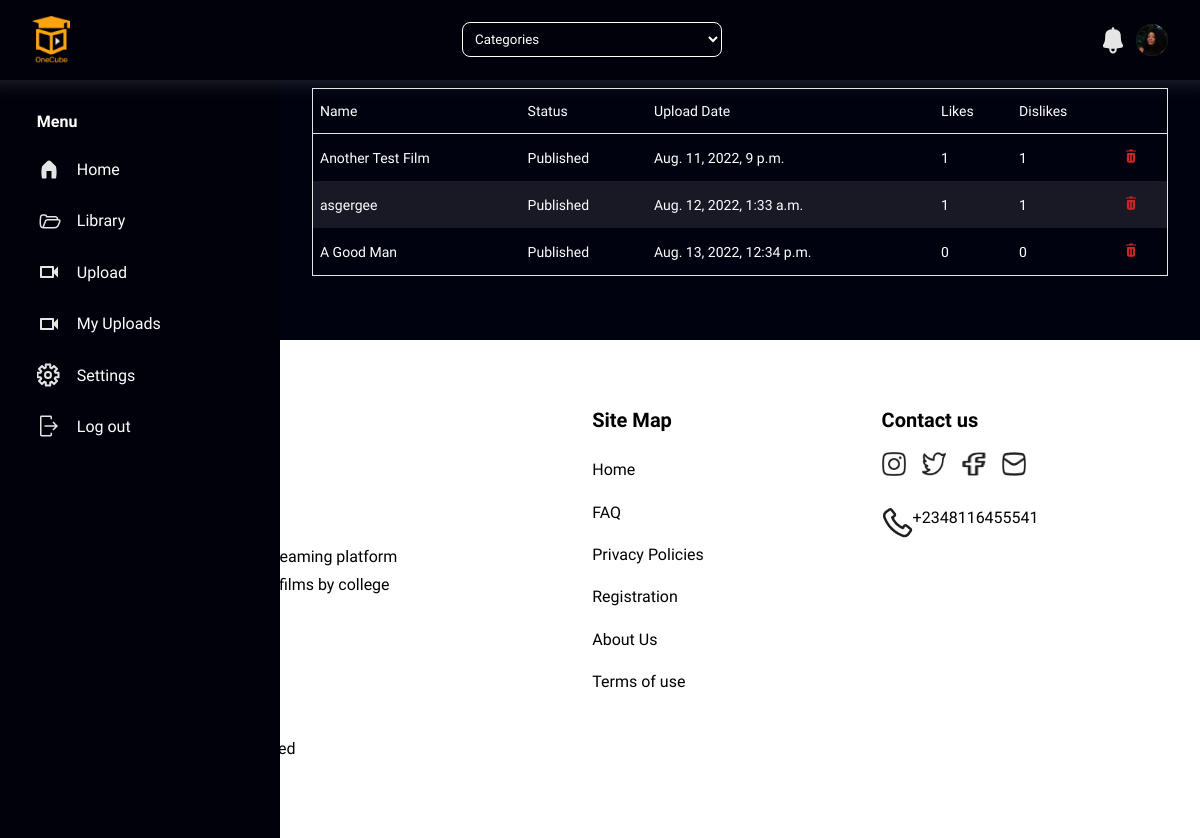
/my_videos/ (signed in), run on an earlier commit of the app's database.
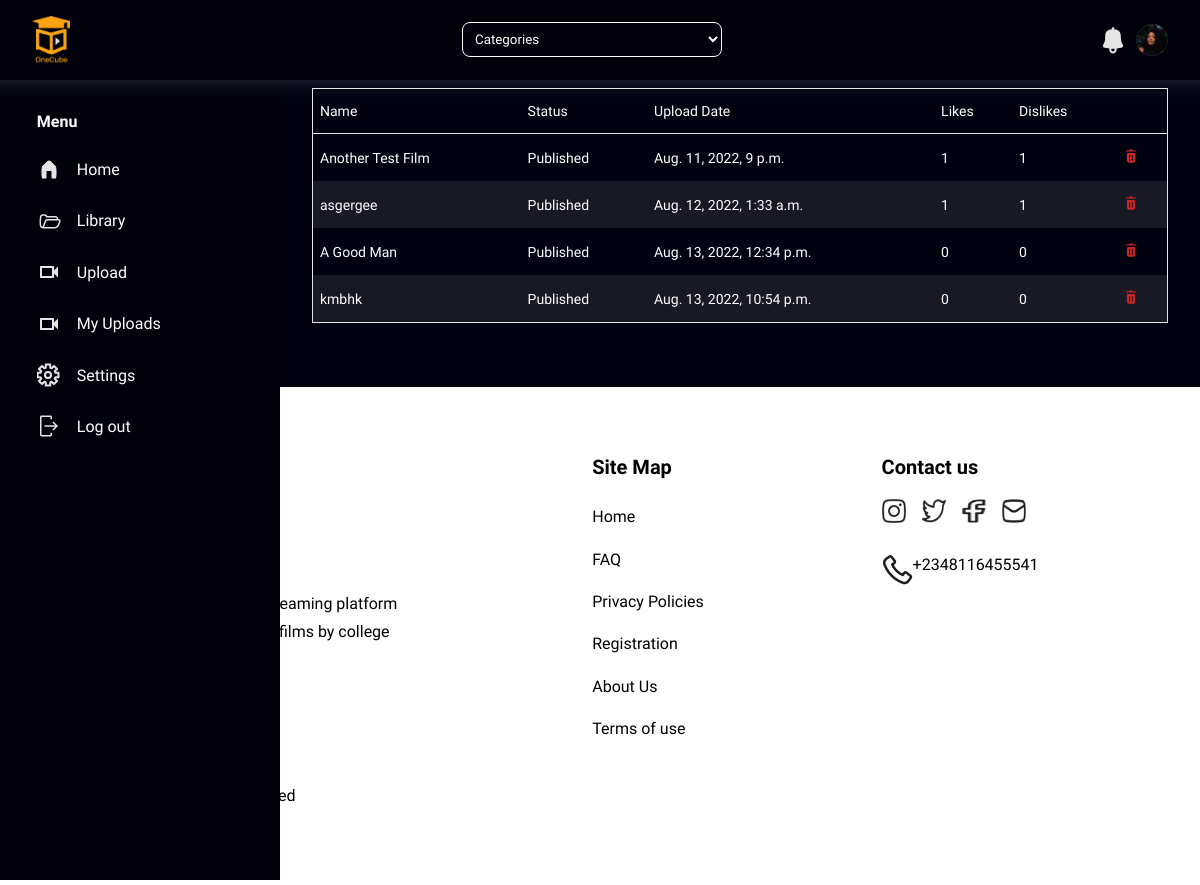
And on a later commit of the database.
### movie/models.py (models this page shows, shortened)
class Movie(models.Model):
    title = models.CharField(max_length=250)
    description = models.CharField(max_length=250)
    thumbnail = models.ImageField(upload_to='movies/thumbnails/%y%m%d', null=True, blank=True)
    movie = models.FileField(upload_to='movies/movie/%y%m%d', validators=[validate_file_extension], null=True)
    category =  models.TextField(choices=CATEGORY_CHOICES)
    uploader = models.ForeignKey(User, on_delete=models.CASCADE)
    length = models.CharField(max_length=100, null=True, blank=True)
    upload_date = models.DateTimeField(auto_now_add=True, null=True)
    favourites = models.ManyToManyField(User, related_name='favourite', default=None, blank=True)
    likes = models.ManyToManyField(User, related_name='movie_likes')
    dislikes = models.ManyToManyField(User, related_name='movie_dislikes')

### movie/views.py (the view)
# urls.py: path('my_videos/', my_videos, name="my_videos"),
def my_videos(request):
    if not request.user.id:
        return render(request, 'blank.html', {})
    movs = Movie.objects.filter(uploader=request.user)
    data = {
        'movs':movs
    }
    return render(request, 'my_videos.html', data)

### templates/my_videos.html (shortened to what this page needs)
{%load static%}
<!DOCTYPE html>
<html lang="en">
<head>
    <link rel="stylesheet" href="{%static 'css/dashboard.css'%}">
    <link rel="stylesheet" href="{%static 'css/my_videos.css'%}">
</head>
<body>
    <header class="header-for-desktop">
        <img class="logo" src="{%static 'desktop-logo.png'%}" alt="">
        <div class="search-fields">
            <select name="categories" id="">
                <option value="Movies">Categories</option>
            </select>
        </div>
        <div class="notification-panel">
            <img src="{%static 'notification-icon.svg'%}" alt="">
            <img src="{%static 'profile-photo.svg'%}" alt="">
        </div>
    </header>
    <nav id="menu">
        <h4 >Menu</h4>
        <ul>
            <li class="menu-items"><a href="{%url 'dashboard' user.id%}"><img src="{%static 'home-icon.svg'%}" alt=""> Home</a></li>
            <li class="menu-items"><a href="{%url 'library'%}"><img src="{%static 'library-icon.svg'%}" alt=""> Library</a></li>
            <li class="menu-items"><a href="{%url 'add_movie'%}"><img src="{%static 'videos-icon.svg'%}" alt=""> Upload</a></li>
            <li class="menu-items"><a href="{%url 'my_videos'%}"><img src="{%static 'videos-icon.svg'%}" alt=""> My Uploads</a></li>
            <li class="menu-items"><a href="{%url 'settings'%}"><img src="{%static 'settings-icon.svg'%}" alt=""> Settings</a></li>
            <li class="menu-items"><a href="{%url 'user_logout'%}"><img src="{%static 'logout-icon.svg'%}" alt=""> Log out</a></li>
        </ul>
    </nav>
    <main class="my-videos">
        <div class="some-sorta-header">
            <h1>My Video Uploads</h1>
            <button id="openModalButton" class="upload-video"><img src="{%static 'plus-icon.svg'%}" alt="">Upload a video</button>
        </div>
        <table>
            <thead>
                <tr>
                    <td>Name</td>
                    <td>Status</td>
                    <td>Upload Date</td>
                    <td>Likes</td>
                    <td>Dislikes</td>
                    <td></td>
                </tr>
            </thead>
            <tbody>
                {% for film in movs %}
                <tr>
                    <td>{{film.title}}</td>
                    <td>Published</td>
                    <td>{{film.upload_date}}</td>
                    <td>{{film.likes.count}}</td>
                    <td>{{film.dislikes.count}}</td>
                    <td><a href="{%url 'delete' film.id%}" style="text-decoration: none;"><img src="{%static 'Trash.png'%}"></td></a>
                </tr>
                {%endfor%}
            </tbody>
        </table>
    </main>
    <footer>
        <section>
            <div>
                <p>Your one stop streaming platform for short college films by college students</p>
            </div>
            <div class="site-map">
                <h4>Site Map</h4>
                <ul>
                    <li><a href="{%url 'dashboard' user.id%}">Home</a> </li>
                    <li><a href="">FAQ</a> </li>
                    <li><a href="">Privacy Policies</a> </li>
                    <li><a href="">Registration</a></li>
                    <li><a href="">About Us</a></li>
                    <li><a href="{%url 'terms'%}">Terms of use</a></li>
                </ul>
            </div>
            <div class="contact">
                <h4>Contact us</h4>
                <div class="social-links">
                    <img src="{%static 'desktop-insta.png'%}" alt="">
                    <img src="{%static 'desktop-twitter.png'%}" alt="">
                    <img src="{%static 'desktop-fb.png'%}" alt="">
                    <img src="{%static 'desktop-mail.png'%}" alt="">
                </div>
                <div class="phone">
                    <img src="{%static 'images/desktop-phone.png'%}" alt="">
                    <p>+2348116455541</p>
                </div>
            </div>
        </section>
        <p class="rights">All Rights Reserved</p>
    </footer>
</body>
</html>

What changed in the data, as far as the page shows it:
added Movie: title "kmbhk", upload_date "Aug. 13, 2022, 10:54 p.m.", likes.count "0", dislikes.count "0"
